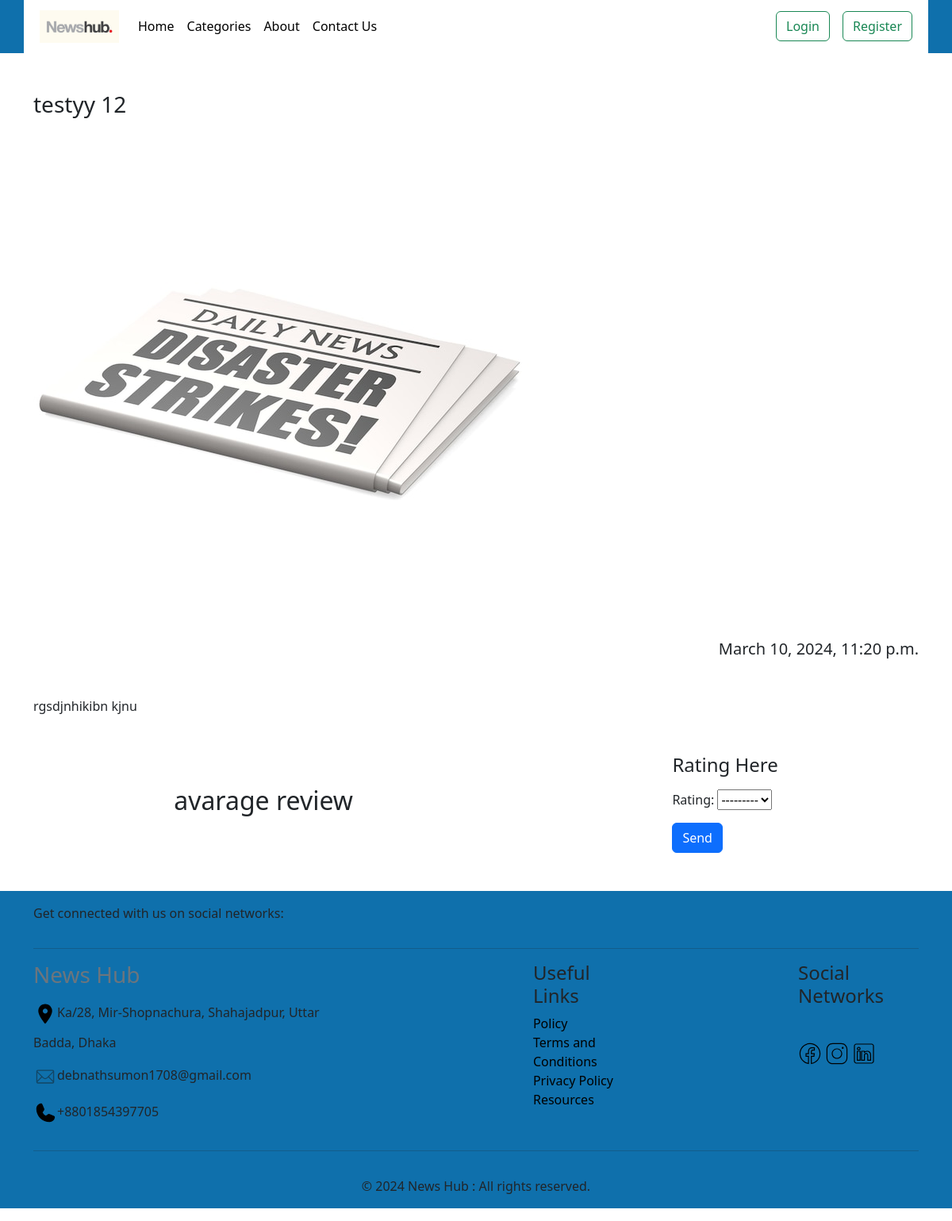
Page /article/details/13/ on the committed database.
### article/models.py (models this page shows, shortened)
class Article(models.Model):
    user = models.ForeignKey(User, on_delete=models.CASCADE)
    category = models.ForeignKey(Category, on_delete=models.CASCADE)
    headline = models.CharField(max_length=255)
    body = models.TextField()
    publish_date = models.DateTimeField(auto_now_add=True)
    image = models.ImageField(upload_to="article/images/", null=True, blank=True)

### article/views.py (the view, shortened to what this page needs)
# urls.py: path("details/<int:id>/", Details.as_view(), name="detail"),
class Details(DetailView):
    model = Article
    pk_url_kwarg = "id"
    template_name = "details.html"
    def get_context_data(self, **kwargs):
        context = super().get_context_data(**kwargs)
        post = self.get_object()
        ratings = post.ratings.all() # type: ignore
        rating_form = RatingForm()
        context["ratings"] = ratings
        context["rating_form"] = rating_form
        return context

### article/forms.py
class RatingForm(forms.ModelForm):
    class Meta:
        model = Rating
        fields = ["rating"]

### article/templates/details.html (shortened to what this page needs)
{% extends "base.html" %}
{% block content %}
    <div class="container mt-5">
        <h3 >{{article.headline}}</h3>
        {% if article.image %}
        <img class="items-center mt-4" src="{{article.image.url}}" alt="article-image">
        {% else %}
        <h5>No Image Found</h5>
        {% endif %}
        <br>
        <h5 class="text-end">{{article.publish_date}}</h5>
        <p class="mt-5">{{article.body}}</p>
    </div>
    <div class="rating container gap-5 mt-5">
        <div >
            <h2>avarage review</h2>
        </div>
        <div>
            <h4 class="mb-3">Rating Here</h4>
            <form action="" method="post">
                {{rating_form}}
                <button class="btn btn-primary mt-3">Send</button>
            </form>
        </div>
    </div>
{% endblock %}

### article/templates/details.html (style rules this page uses)
.rating { display: flex; justify-content: space-around; align-items: center; }

### rows in the picture
Article: headline "testyy 12", image (picture), publish_date "March 10, 2024, 11:20 p.m.", body "rgsdjnhikibn kjnu"
